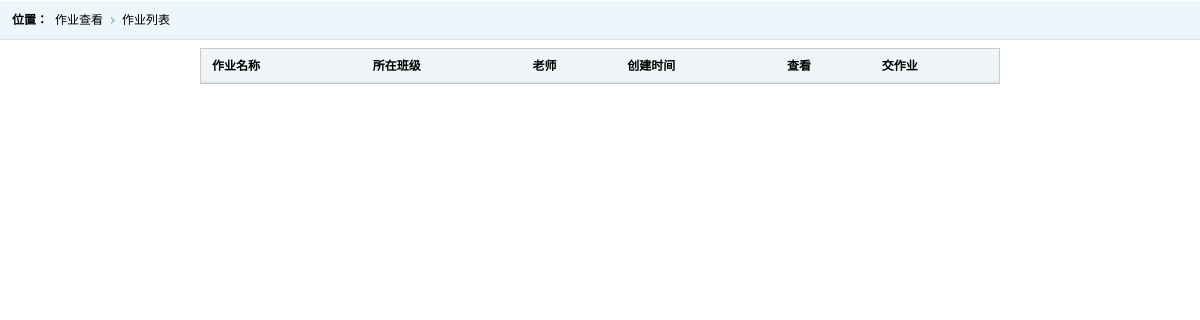
/studentviews/studentnewhmwork.php (signed in), run on an earlier commit of the app's database.
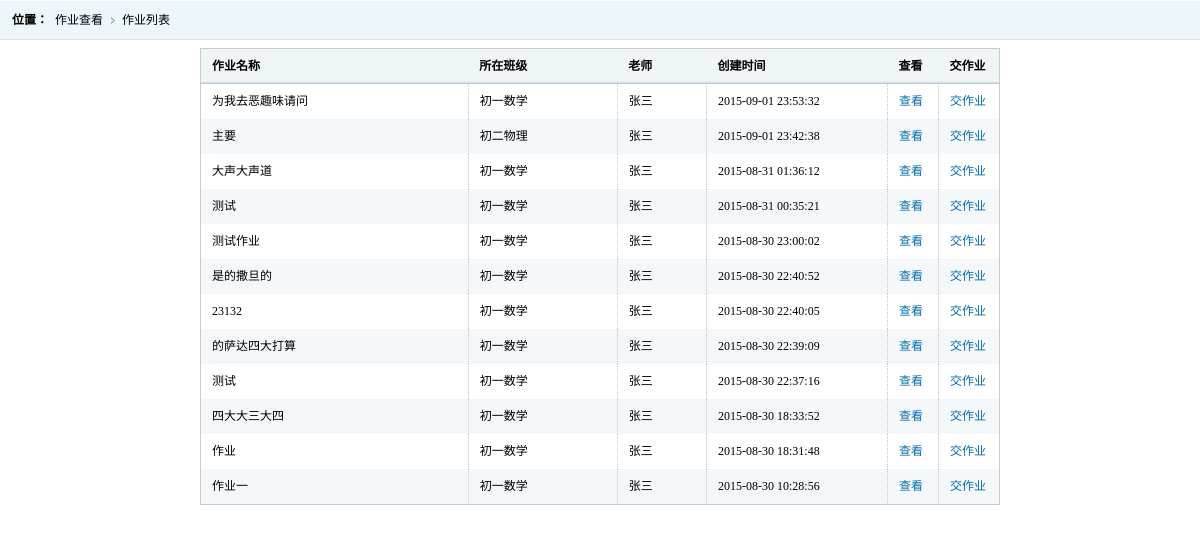
And on a later commit of the database.
### tables this page shows
CREATE TABLE `hw_hmwork` (
  `hmworkid` int(11) NOT NULL AUTO_INCREMENT,
  `hmworktitle` varchar(1024) DEFAULT NULL,
  `hmworkrequire` varchar(4096) DEFAULT NULL,
  `hmworkcontent` text,
  `hmworkstate` int(11) DEFAULT NULL,
  `hwclassid` int(11) DEFAULT NULL,
  `teacherid` int(11) DEFAULT NULL,
  `createtime` varchar(32) DEFAULT NULL,
  PRIMARY KEY (`hmworkid`)
);

CREATE TABLE `hw_class` (
  `hwclassid` int(11) NOT NULL AUTO_INCREMENT,
  `hwclassname` varchar(256) DEFAULT NULL,
  `hwclassdesc` varchar(2048) DEFAULT NULL,
  `classtime` timestamp NULL DEFAULT NULL ON UPDATE CURRENT_TIMESTAMP,
  PRIMARY KEY (`hwclassid`)
);

CREATE TABLE `hw_user` (
  `userid` int(11) NOT NULL AUTO_INCREMENT,
  `username` varchar(32) DEFAULT NULL,
  `userdisplay` varchar(32) DEFAULT NULL,
  `userpassword` varchar(32) DEFAULT NULL,
  `usertype` int(11) DEFAULT NULL,
  `usertime` timestamp NULL DEFAULT NULL ON UPDATE CURRENT_TIMESTAMP,
  PRIMARY KEY (`userid`)
);

### common.php (called while the page is built, shortened)
<?php
function getloginuser()
{
    $se = $_SESSION['userinfo'];
    $user = new hwuser();
    $user->userid = $se['userid'];
    $user->username = $se['username'];
    $user->userpassword = $se['userpassword'];
    $user->userdisplay = $se['userdisplay'];
    $user->usertype = $se['usertype'];
    return $user;
}
?>

### phplibs/db.php (called while the page is built, shortened)
<?php
class DB
{
    private $link_id;
    private $is_log;
    private $time;
    public function __construct()
    {
        $this->time = $this->microtime_float();
        require ("config.db.php");
        $this->is_log = $db_config["log"];
        if ($this->is_log) {
            $handle = fopen($db_config["logfilepath"] . "dblog.txt", "a+");
            $this->handle = $handle;
        }
    }
    public function connect($dbhost, $dbuser, $dbpw, $dbname, $pconnect = 0, $charset =
        'utf8')
    {
        if ($pconnect == 0) {
            $this->link_id = @mysql_connect($dbhost, $dbuser, $dbpw, true);
            if (!$this->link_id) {
                $this->halt("数据库连接失败");
            }
        } else {
            $this->link_id = @mysql_pconnect($dbhost, $dbuser, $dbpw);
        }
    }
    public function query($sql)
    {
        $query = mysql_query($sql, $this->link_id);
        return $query;
    }
    public function free_result()
    {
        $void = func_get_args();
    }
    public function __destruct()
    {
        $use_time = ($this->microtime_float()) - ($this->time);
    }
    public function write_log($msg = '')
    {
        if ($this->is_log) {
            $text = date("Y-m-d H:i:s") . " " . $msg . "\r\n";
        }
    }
    public function microtime_float()
    {
        list($usec, $sec) = explode(" ", microtime());
        return ((float)$usec + (float)$sec);
    }
}
?>

### phplibs/config.db.php (called while the page is built)
<?php
    $db_config["hostname"] = "localhost";
    $db_config["username"] = "root";
    $db_config["password"] = "";
    $db_config["database"] = "homework";
    $db_config["charset"] = "utf8";
    $db_config["pconnect"] = 1;
    $db_config["log"] = 1;
    $db_config["logfilepath"] = './';
?>

### phplibs/hmworkhelper.php (called while the page is built, shortened)
<?php
require_once ('db.php');
class hmwork
{
    function setvalues($row)
    {
        if (isset($row['hmworkid']))
            $this->hmworkid = $row['hmworkid'];
        if (isset($row['hmworktitle']))
            $this->hmworktitle = $row['hmworktitle'];
        if (isset($row['createtime']))
            $this->createtime = $row['createtime'];
        if (isset($row['hwclassname']))
            $this->hwclassname = $row['hwclassname'];
        if (isset($row['userdisplay']))
            $this->userdisplay = $row['userdisplay'];
    }
    public static function getstudentnewhmwork($studentid)
    {
        $sql = "select hk.hmworkid,hk.hmworktitle,hk.createtime,class.hwclassname ,us.userdisplay
        from hw_hmwork hk,hw_class class,hw_classstudent cs ,hw_user us
        where hk.hwclassid=class.hwclassid and
        hk.hwclassid = cs.hwclassid and us.userid = hk.teacherid and
        cs.studentid = '" . $studentid . "' and hk.hmworkid not in
        (select hmworkid from hw_hmworksub where studentid = '" . $studentid .
            "') ORDER BY hk.hmworkid DESC";
        $db = new DB();
        $query = $db->query($sql);
        $rc = array();
        while ($row = mysql_fetch_array($query, MYSQL_ASSOC)) {
            $info = new hmwork();
            $info->setvalues($row);
            $rc[] = $info;
        }
        return $rc;
    }
}
?>

### studentviews/studentnewhmwork.php (the view, shortened to what this page needs)
<?php
require_once ("../common.php");
require_once ("../phplibs/hmworkhelper.php");
?>
<!DOCTYPE html PUBLIC "-//W3C//DTD XHTML 1.0 Transitional//EN" "http://www.w3.org/TR/xhtml1/DTD/xhtml1-transitional.dtd">
<html xmlns="http://www.w3.org/1999/xhtml">
<head>
<link href="../styles/css/style.css" rel="stylesheet" type="text/css" />
</head>
<body>
<div class="place">
    <span>位置：</span>
    <ul class="placeul">
    <li>作业查看</li>
    <li>作业列表</li>
    </ul>
</div>
<div class="mainframeinfo">
<table class="tablelist">
    <thead>
    <tr>
        <th>作业名称</th>
        <th>所在班级</th>
		<th>老师</th>
        <th>创建时间</th>
        <th>查看</th>
        <th>交作业</th>
    </tr>
    </thead>
    <tbody>
<?php
$user = getloginuser();
if ($user->usertype == USERSTUDENT) {
    $hmwks = hmwork::getstudentnewhmwork($user->userid);
    if ($hmwks != null) {
        foreach ($hmwks as $hk) {
            echo "<tr>
            <td>" . $hk->hmworktitle . "</td>
            <td>" . $hk->hwclassname . "</td>
            <td>" . $hk->userdisplay . "</td>
            <td width=\"180\">" . $hk->createtime . "</td>
            <td width=\"50\"><a href=\"../commonviews/showhmwork.php?id=".$hk->hmworkid."\" class=\"tablelink\">查看</a></td>
            <td width=\"60\"><a href=\"studenthmworksub.php?id=".$hk->hmworkid."\" class=\"tablelink\">交作业</a></td>
            </tr>";
        }
    }
}
?>
</tbody>
</table>
</div>
</body>
</html>

### styles/css/style.css (style rules this page uses)
* { font-size:9pt;border:0;margin:0;padding:0; }
body { font-family:'微软雅黑'; margin:0 auto;min-width:980px; }
ul { display:block;margin:0;padding:0;list-style:none; }
li { display:block;margin:0;padding:0;list-style: none; }
dl,dt,dd,span { margin:0;padding:0;display:block; }
a,a:focus { text-decoration:none;color:#000;outline:none;blr:expression(this.onFocus=this.blur()); }
table { border-collapse:collapse;border-spacing: 0; }
.place { height:40px; background:url(../images/righttop.gif) repeat-x; }
.place span { line-height:40px; font-weight:bold;float:left; margin-left:12px; }
.placeul li { float:left; line-height:40px; padding-left:7px; padding-right:12px; background:url(../images/rlist.gif) no-repeat right; }
.placeul li:last-child { background:none; }
.mainframeinfo { padding:8px 200px; }
.tablelist { border:solid 1px #cbcbcb; width:100%; clear:both; }
.tablelist th { background:url(../images/th.gif) repeat-x; height:34px; line-height:34px; border-bottom:solid 1px #b6cad2; text-indent:11px; text-align:left; }
.tablelist td { line-height:35px; text-indent:11px; border-right: dotted 1px #c7c7c7; }
.tablelink { color:#056dae; }
.tablelist tbody tr.odd { background:#f5f8fa; }

What changed in the data, as far as the page shows it:
added hw_hmwork: hmworktitle "为我去恶趣味请问", hwclassid.hwclassname "初一数学", hw_user.userdisplay "张三", createtime "2015-09-01 23:53:32"
added hw_hmwork: hmworktitle "主要", hwclassid.hwclassname "初二物理", hw_user.userdisplay "张三", createtime "2015-09-01 23:42:38"
added hw_hmwork: hmworktitle "大声大声道", hwclassid.hwclassname "初一数学", hw_user.userdisplay "张三", createtime "2015-08-31 01:36:12"
added hw_hmwork: hmworktitle "测试", hwclassid.hwclassname "初一数学", hw_user.userdisplay "张三", createtime "2015-08-31 00:35:21"
added hw_hmwork: hmworktitle "测试作业", hwclassid.hwclassname "初一数学", hw_user.userdisplay "张三", createtime "2015-08-30 23:00:02"
added hw_hmwork: hmworktitle "是的撒旦的", hwclassid.hwclassname "初一数学", hw_user.userdisplay "张三", createtime "2015-08-30 22:40:52"
added hw_hmwork: hmworktitle "23132", hwclassid.hwclassname "初一数学", hw_user.userdisplay "张三", createtime "2015-08-30 22:40:05"
added hw_hmwork: hmworktitle "的萨达四大打算", hwclassid.hwclassname "初一数学", hw_user.userdisplay "张三", createtime "2015-08-30 22:39:09"
added hw_hmwork: hmworktitle "测试", hwclassid.hwclassname "初一数学", hw_user.userdisplay "张三", createtime "2015-08-30 22:37:16"
added hw_hmwork: hmworktitle "四大大三大四", hwclassid.hwclassname "初一数学", hw_user.userdisplay "张三", createtime "2015-08-30 18:33:52"
added hw_hmwork: hmworktitle "作业", hwclassid.hwclassname "初一数学", hw_user.userdisplay "张三", createtime "2015-08-30 18:31:48"
added hw_hmwork: hmworktitle "作业一", hwclassid.hwclassname "初一数学", hw_user.userdisplay "张三", createtime "2015-08-30 10:28:56"
